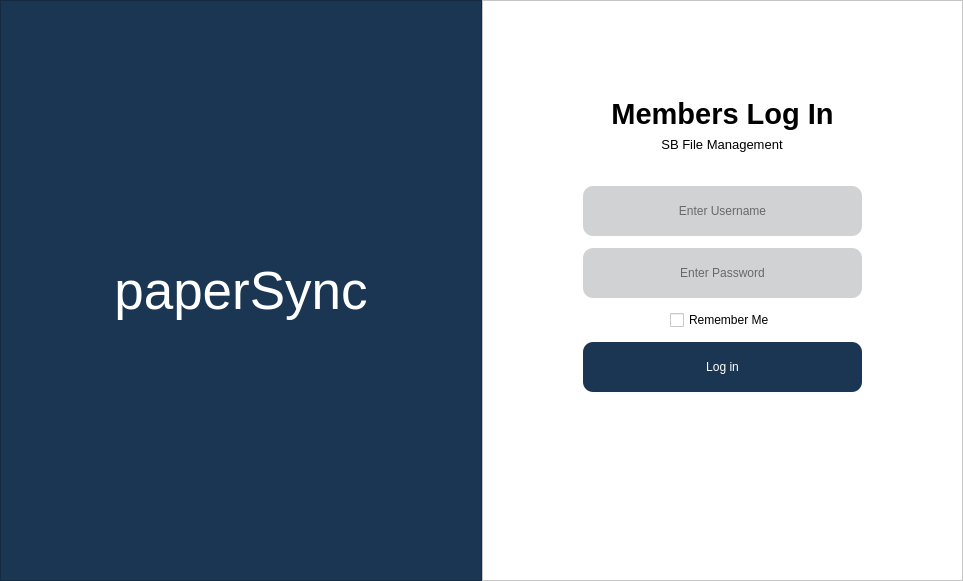
<?xml version="1.0" encoding="UTF-8"?>
<ui version="4.0">
 <class>Form</class>
 <widget class="QWidget" name="Form">
  <property name="geometry">
   <rect>
    <x>0</x>
    <y>0</y>
    <width>963</width>
    <height>581</height>
   </rect>
  </property>
  <property name="windowTitle">
   <string>Form</string>
  </property>
  <property name="styleSheet">
   <string notr="true">background-color: #1b3652;</string>
  </property>
  <layout class="QHBoxLayout" name="horizontalLayout">
   <property name="spacing">
    <number>0</number>
   </property>
   <property name="leftMargin">
    <number>0</number>
   </property>
   <property name="topMargin">
    <number>0</number>
   </property>
   <property name="rightMargin">
    <number>0</number>
   </property>
   <property name="bottomMargin">
    <number>0</number>
   </property>
   <item>
    <widget class="QFrame" name="left">
     <property name="sizePolicy">
      <sizepolicy hsizetype="Expanding" vsizetype="Preferred">
       <horstretch>0</horstretch>
       <verstretch>0</verstretch>
      </sizepolicy>
     </property>
     <property name="frameShape">
      <enum>QFrame::StyledPanel</enum>
     </property>
     <property name="frameShadow">
      <enum>QFrame::Raised</enum>
     </property>
     <layout class="QHBoxLayout" name="horizontalLayout_2">
      <property name="spacing">
       <number>0</number>
      </property>
      <property name="leftMargin">
       <number>0</number>
      </property>
      <property name="topMargin">
       <number>0</number>
      </property>
      <property name="rightMargin">
       <number>0</number>
      </property>
      <property name="bottomMargin">
       <number>0</number>
      </property>
      <item>
       <widget class="QLabel" name="paperSyncLogo">
        <property name="sizePolicy">
         <sizepolicy hsizetype="Expanding" vsizetype="Expanding">
          <horstretch>0</horstretch>
          <verstretch>0</verstretch>
         </sizepolicy>
        </property>
        <property name="minimumSize">
         <size>
          <width>0</width>
          <height>0</height>
         </size>
        </property>
        <property name="font">
         <font>
          <pointsize>40</pointsize>
         </font>
        </property>
        <property name="styleSheet">
         <string notr="true">color: white;</string>
        </property>
        <property name="text">
         <string>paperSync</string>
        </property>
        <property name="alignment">
         <set>Qt::AlignCenter</set>
        </property>
       </widget>
      </item>
     </layout>
    </widget>
   </item>
   <item>
    <widget class="QFrame" name="right">
     <property name="enabled">
      <bool>true</bool>
     </property>
     <property name="sizePolicy">
      <sizepolicy hsizetype="Expanding" vsizetype="Expanding">
       <horstretch>0</horstretch>
       <verstretch>0</verstretch>
      </sizepolicy>
     </property>
     <property name="styleSheet">
      <string notr="true">background-color: white;
color: black;</string>
     </property>
     <property name="frameShape">
      <enum>QFrame::StyledPanel</enum>
     </property>
     <property name="frameShadow">
      <enum>QFrame::Raised</enum>
     </property>
     <layout class="QVBoxLayout" name="verticalLayout">
      <property name="spacing">
       <number>10</number>
      </property>
      <property name="leftMargin">
       <number>100</number>
      </property>
      <property name="topMargin">
       <number>90</number>
      </property>
      <property name="rightMargin">
       <number>100</number>
      </property>
      <property name="bottomMargin">
       <number>90</number>
      </property>
      <item>
       <layout class="QGridLayout" name="gridLayout">
        <property name="bottomMargin">
         <number>20</number>
        </property>
        <property name="spacing">
         <number>0</number>
        </property>
        <item row="1" column="0" alignment="Qt::AlignHCenter">
         <widget class="QLabel" name="sbLabel">
          <property name="sizePolicy">
           <sizepolicy hsizetype="Preferred" vsizetype="Fixed">
            <horstretch>0</horstretch>
            <verstretch>0</verstretch>
           </sizepolicy>
          </property>
          <property name="maximumSize">
           <size>
            <width>16777215</width>
            <height>20</height>
           </size>
          </property>
          <property name="font">
           <font>
            <pointsize>10</pointsize>
           </font>
          </property>
          <property name="text">
           <string>SB File Management</string>
          </property>
          <property name="alignment">
           <set>Qt::AlignCenter</set>
          </property>
         </widget>
        </item>
        <item row="0" column="0" alignment="Qt::AlignHCenter">
         <widget class="QLabel" name="memLabel">
          <property name="sizePolicy">
           <sizepolicy hsizetype="Preferred" vsizetype="Fixed">
            <horstretch>0</horstretch>
            <verstretch>0</verstretch>
           </sizepolicy>
          </property>
          <property name="maximumSize">
           <size>
            <width>16777215</width>
            <height>41</height>
           </size>
          </property>
          <property name="font">
           <font>
            <pointsize>22</pointsize>
            <bold>true</bold>
           </font>
          </property>
          <property name="text">
           <string>Members Log In</string>
          </property>
          <property name="alignment">
           <set>Qt::AlignCenter</set>
          </property>
         </widget>
        </item>
       </layout>
      </item>
      <item>
       <widget class="QLineEdit" name="userInput">
        <property name="sizePolicy">
         <sizepolicy hsizetype="Preferred" vsizetype="Fixed">
          <horstretch>0</horstretch>
          <verstretch>0</verstretch>
         </sizepolicy>
        </property>
        <property name="minimumSize">
         <size>
          <width>0</width>
          <height>50</height>
         </size>
        </property>
        <property name="maximumSize">
         <size>
          <width>16777215</width>
          <height>16777215</height>
         </size>
        </property>
        <property name="styleSheet">
         <string notr="true">background-color: #d1d2d3;
border-radius: 10px;</string>
        </property>
        <property name="alignment">
         <set>Qt::AlignCenter</set>
        </property>
        <property name="placeholderText">
         <string>Enter Username</string>
        </property>
       </widget>
      </item>
      <item>
       <widget class="QLineEdit" name="passInput">
        <property name="sizePolicy">
         <sizepolicy hsizetype="Preferred" vsizetype="Fixed">
          <horstretch>0</horstretch>
          <verstretch>0</verstretch>
         </sizepolicy>
        </property>
        <property name="minimumSize">
         <size>
          <width>0</width>
          <height>50</height>
         </size>
        </property>
        <property name="maximumSize">
         <size>
          <width>16777215</width>
          <height>16777215</height>
         </size>
        </property>
        <property name="styleSheet">
         <string notr="true">background-color: #d1d2d3;
border-radius: 10px;</string>
        </property>
        <property name="echoMode">
         <enum>QLineEdit::Password</enum>
        </property>
        <property name="alignment">
         <set>Qt::AlignCenter</set>
        </property>
        <property name="placeholderText">
         <string>Enter Password</string>
        </property>
       </widget>
      </item>
      <item alignment="Qt::AlignHCenter">
       <widget class="QCheckBox" name="rememberChkBox">
        <property name="styleSheet">
         <string notr="true">color: black;</string>
        </property>
        <property name="text">
         <string>Remember Me</string>
        </property>
       </widget>
      </item>
      <item>
       <widget class="QPushButton" name="loginBtn">
        <property name="sizePolicy">
         <sizepolicy hsizetype="Preferred" vsizetype="Fixed">
          <horstretch>0</horstretch>
          <verstretch>0</verstretch>
         </sizepolicy>
        </property>
        <property name="minimumSize">
         <size>
          <width>0</width>
          <height>50</height>
         </size>
        </property>
        <property name="maximumSize">
         <size>
          <width>16777215</width>
          <height>16777215</height>
         </size>
        </property>
        <property name="styleSheet">
         <string notr="true">color: white;
background-color: #1b3652;
border-radius: 10px;</string>
        </property>
        <property name="text">
         <string>Log in</string>
        </property>
       </widget>
      </item>
      <item>
       <layout class="QHBoxLayout" name="horizontalLayout_3">
        <property name="topMargin">
         <number>20</number>
        </property>
        <item>
         <spacer name="horizontalSpacer">
          <property name="orientation">
           <enum>Qt::Horizontal</enum>
          </property>
          <property name="sizeHint" stdset="0">
           <size>
            <width>40</width>
            <height>20</height>
           </size>
          </property>
         </spacer>
        </item>
        <item>
         <widget class="QLabel" name="madLogo">
          <property name="minimumSize">
           <size>
            <width>60</width>
            <height>60</height>
           </size>
          </property>
          <property name="maximumSize">
           <size>
            <width>60</width>
            <height>60</height>
           </size>
          </property>
          <property name="text">
           <string/>
          </property>
          <property name="pixmap">
           <pixmap>../assets/images/madridejosLogo.png</pixmap>
          </property>
          <property name="scaledContents">
           <bool>true</bool>
          </property>
          <property name="alignment">
           <set>Qt::AlignCenter</set>
          </property>
         </widget>
        </item>
        <item>
         <widget class="QLabel" name="cebuLogo">
          <property name="minimumSize">
           <size>
            <width>60</width>
            <height>60</height>
           </size>
          </property>
          <property name="maximumSize">
           <size>
            <width>60</width>
            <height>60</height>
           </size>
          </property>
          <property name="text">
           <string/>
          </property>
          <property name="pixmap">
           <pixmap>../assets/images/provinceCebuLogo.png</pixmap>
          </property>
          <property name="scaledContents">
           <bool>true</bool>
          </property>
         </widget>
        </item>
        <item>
         <spacer name="horizontalSpacer_2">
          <property name="orientation">
           <enum>Qt::Horizontal</enum>
          </property>
          <property name="sizeHint" stdset="0">
           <size>
            <width>40</width>
            <height>20</height>
           </size>
          </property>
         </spacer>
        </item>
       </layout>
      </item>
     </layout>
    </widget>
   </item>
  </layout>
 </widget>
 <resources/>
 <connections/>
</ui>
